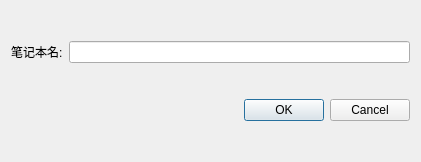
<?xml version="1.0" encoding="UTF-8"?>
<ui version="4.0">
 <class>NewNoteBookDialog</class>
 <widget class="QDialog" name="NewNoteBookDialog">
  <property name="geometry">
   <rect>
    <x>0</x>
    <y>0</y>
    <width>421</width>
    <height>162</height>
   </rect>
  </property>
  <property name="windowTitle">
   <string>新建笔记本</string>
  </property>
  <layout class="QGridLayout" name="gridLayout">
   <item row="0" column="0">
    <widget class="QLabel" name="label">
     <property name="text">
      <string>笔记本名:</string>
     </property>
    </widget>
   </item>
   <item row="0" column="1">
    <widget class="QLineEdit" name="lineEdit"/>
   </item>
   <item row="1" column="0" colspan="2">
    <widget class="QDialogButtonBox" name="buttonBox">
     <property name="orientation">
      <enum>Qt::Horizontal</enum>
     </property>
     <property name="standardButtons">
      <set>QDialogButtonBox::Cancel|QDialogButtonBox::Ok</set>
     </property>
    </widget>
   </item>
  </layout>
 </widget>
 <resources/>
 <connections>
  <connection>
   <sender>buttonBox</sender>
   <signal>accepted()</signal>
   <receiver>NewNoteBookDialog</receiver>
   <slot>accept()</slot>
   <hints>
    <hint type="sourcelabel">
     <x>248</x>
     <y>254</y>
    </hint>
    <hint type="destinationlabel">
     <x>157</x>
     <y>274</y>
    </hint>
   </hints>
  </connection>
  <connection>
   <sender>buttonBox</sender>
   <signal>rejected()</signal>
   <receiver>NewNoteBookDialog</receiver>
   <slot>reject()</slot>
   <hints>
    <hint type="sourcelabel">
     <x>316</x>
     <y>260</y>
    </hint>
    <hint type="destinationlabel">
     <x>286</x>
     <y>274</y>
    </hint>
   </hints>
  </connection>
 </connections>
</ui>
